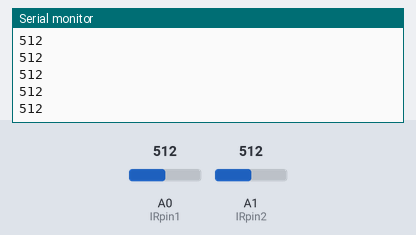
A sketch run on a simulated Arduino Uno, built with avr-gcc and run on an emulated ATmega328P. Parts: the last lines printed to the serial monitor. The test bench sets the inputs (shaded band); at power-on: A0 (IRpin1) = 512, A1 (IRpin2) = 512.

Above: at 1.2 s.
1.3 s: A0 (IRpin1) set to 716
At 2.3 s:
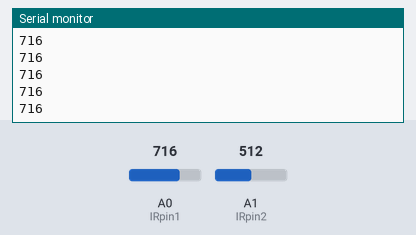
2.8 s: A0 (IRpin1) set to 900
At 3.7 s:
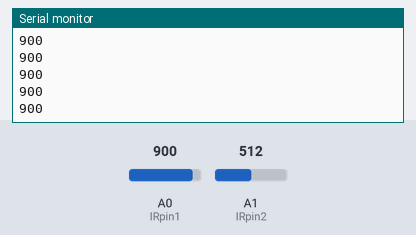
Timing chart, 0 to 5.8 s (numbered marks = the images above; inputs shaded):
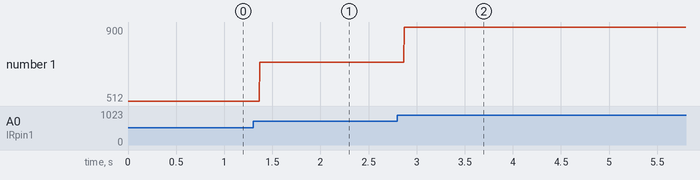

The sketch:

AutomaticPassengerCounting.ino
```cpp
int IRpin1 = A0;               // IR photodiode on analog pin A0
int IRpin2 = A1;               // IR photodiode on analog pin A0

void setup(){
  Serial.begin(9600);         // initializing Serial monitor
}

void loop(){
  int  readingIR1 = analogRead(IRpin1);  // storing IR coming from the ambient
  int  readingIR2 = analogRead(IRpin2);  // storing IR coming from the ambient
  // buzzer();                // uncomment to activate the buzzer function

  Serial.println(readingIR1);
  //Serial.print("\t");
  //Serial.println(readingIR2);

  //delay(1000);
}
```

Measured:
- after the input at 1.3 s, the serial monitor: prints a new line after 0.07 s (image 1)
- after the input at 2.8 s, the serial monitor: prints a new line after 0.07 s (image 2)
- plotted number 1: 512 → 716 after the input at 1.3 s, 716 → 900 after the input at 2.8 s
